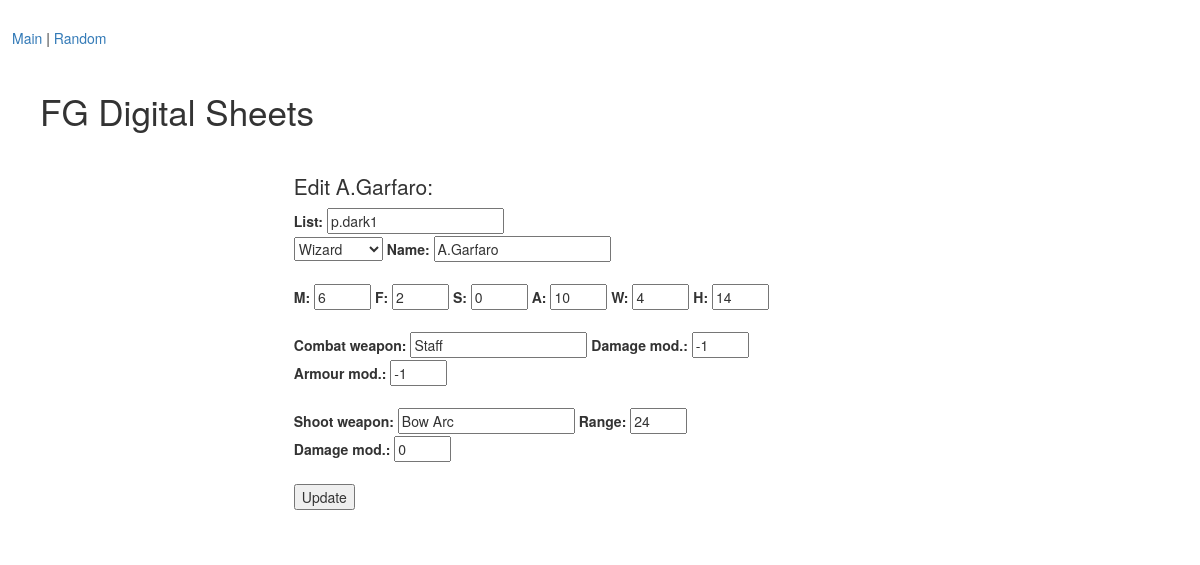
/edit_mini/1, run on the app's committed database.
### tables this page shows
CREATE TABLE "minis" (
	`type`	INTEGER,
	`name`	TEXT,
	`list`	TEXT,
	`user`	TEXT,
	`M`	INTEGER,
	`F`	INTEGER,
	`S`	INTEGER,
	`A`	INTEGER,
	`W`	INTEGER,
	`H`	INTEGER,
	`cwp_name`	TEXT,
	`cwp_damage_mod`	INTEGER,
	`cwp_armour_mod`	INTEGER,
	`swp_name`	TEXT,
	`swp_range`	INTEGER,
	`swp_damage_mod`	INTEGER,
	`encounter_value`	INTEGER DEFAULT 0
);

### frostgrave.py (the view)
@app.route('/edit_mini/<int:mini>')
def edit_mini(mini):
    mini = get_stats(mini)
    return render_template('edit_mini.html', mini=mini)

### frostgrave.py (called while the page is built)
def connect_db():
    rv = sqlite3.connect(app.config['DATABASE'])
    rv.row_factory = sqlite3.Row
    return rv

def get_db():
    if not hasattr(g, 'sqlite_db'):
        g.sqlite_db = connect_db()
    return g.sqlite_db

def get_stats(id):
    db = get_db()
    cur = db.execute("SELECT rowid, * FROM minis WHERE rowid={} AND user=\"{}\"".format(id, USER_ID))
    stats = cur.fetchall()
    if len(stats) == 1:
        return stats[0]
    else:
        print("Error retrieving min stats for id={} and user=\"{}\"".format(id, USER_ID))
        return None

### templates/edit_mini.html (shortened to what this page needs)
{% extends "layout.html" %}
{% block body %}
<h2>Edit {{ mini.name }}:</h2>
<form action="{{ url_for('add') }}" method=post class=add-task>
    <div style="width:80%">
        <label for="list">List:</label> <input type="text" id="list" name="list" maxlength="16" value="{{ mini.list }}">
         <br>
        <select id="type" name="type">
            <option value=0 {% if mini.type == 0 %} selected="selected" {% endif %}>Wizard</option>
        </select>
        <label for="name">Name:</label> <input type="text" id="name" name="name" maxlength="16" value="{{ mini.name }}">
        <br></br>
        <label for="M">M:</label> <input type="number" id="M" name="M" min="0" max="20" value={{ mini.M }}>
        <label for="F">F:</label> <input type="number" id="F" name="F" min="-5" max="5" value={{ mini.F }}>
        <label for="S">S:</label> <input type="number" id="S" name="S" min="-5" max="5" value={{ mini.S }}>
        <label for="A">A:</label> <input type="number" id="A" name="A" min="-5" max="20" value={{ mini.A }}>
        <label for="W">W:</label> <input type="number" id="W" name="W" min="-5" max="20" value={{ mini.W }}>
        <label for="H">H:</label> <input type="number" id="H" name="H" min="0" max="30" value={{ mini.H }}>
        <br></br>
        <label for="cwp_name">Combat weapon:</label> <input type="text" id="cwp_name" name="cwp_name" maxlength="16" value="{{ mini.cwp_name }}">
        <label for="cwp_damage_mod">Damage mod.:</label> <input type="number" id="cwp_damage_mod" name="cwp_damage_mod" min="-5" max="5" value={{ mini.cwp_damage_mod }}>
        <label for="cwp_armour_mod">Armour mod.:</label> <input type="number" id="cwp_armour_mod" name="cwp_armour_mod" min="-5" max="5" value={{ mini.cwp_armour_mod }}>
        <br></br>
        <label for="swp_name">Shoot weapon:</label> <input type="text" id="swp_name" name="swp_name" maxlength="16" value="{{ mini.swp_name }}">
        <label for="swp_range">Range:</label> <input type="number" id="swp_range" name="swp_range" min="0" max="48" value={{ mini.swp_range }}>
        <label for="swp_damage_mod">Damage mod.:</label> <input type="number" id="swp_damage_mod" name="swp_damage_mod" min="-5" max="5" value={{ mini.swp_damage_mod }}>
        <br></br>
    </div>
    <input type="submit" value="Update">
</form>
{% endblock %}

### static/style.css (style rules this page uses)
body { font-size: 1.75em; }
h2 { font-size: 1.5em; }

### data on the page
minis: name "A.Garfaro", list "p.dark1", type "Wizard", M "6", F "2", S "0", A "10", W "4", H "14", cwp_name "Staff", cwp_damage_mod "-1", cwp_armour_mod "-1", swp_name "Bow Arc", swp_range "24", swp_damage_mod "0"
